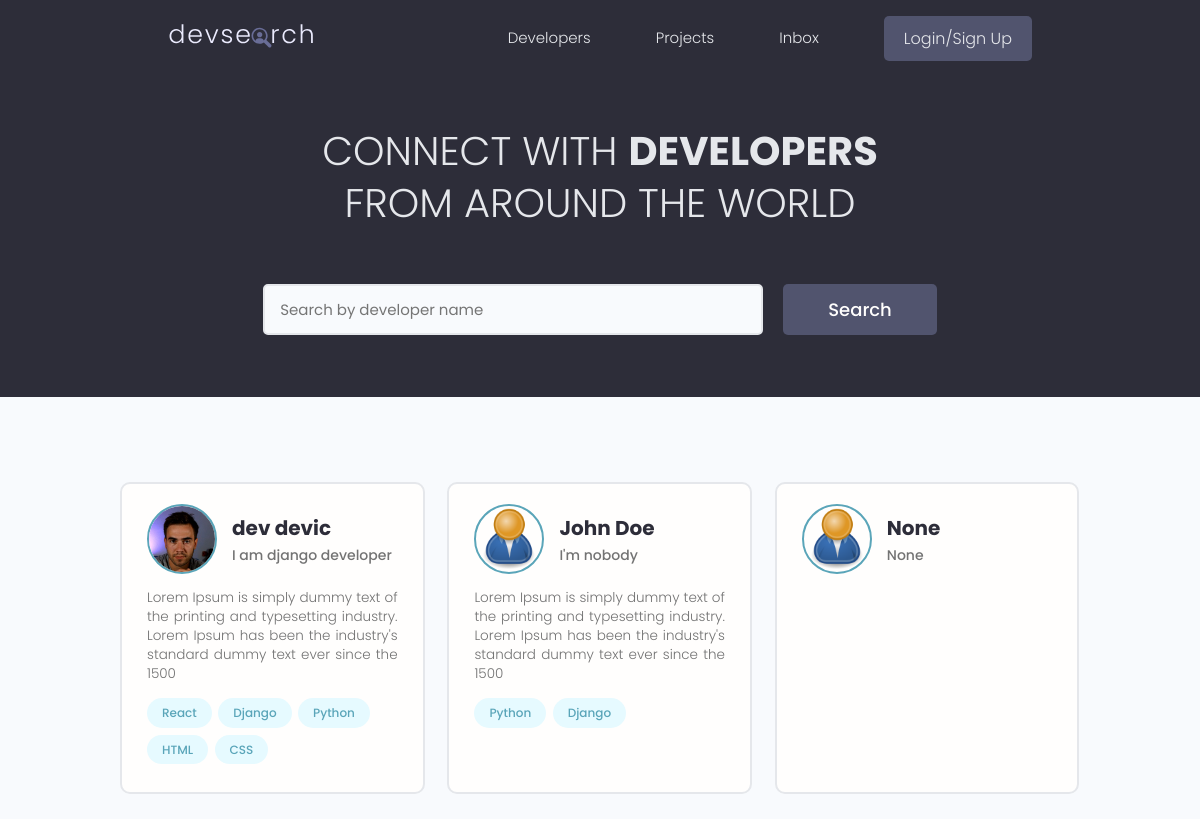
Before: / with the older database file.
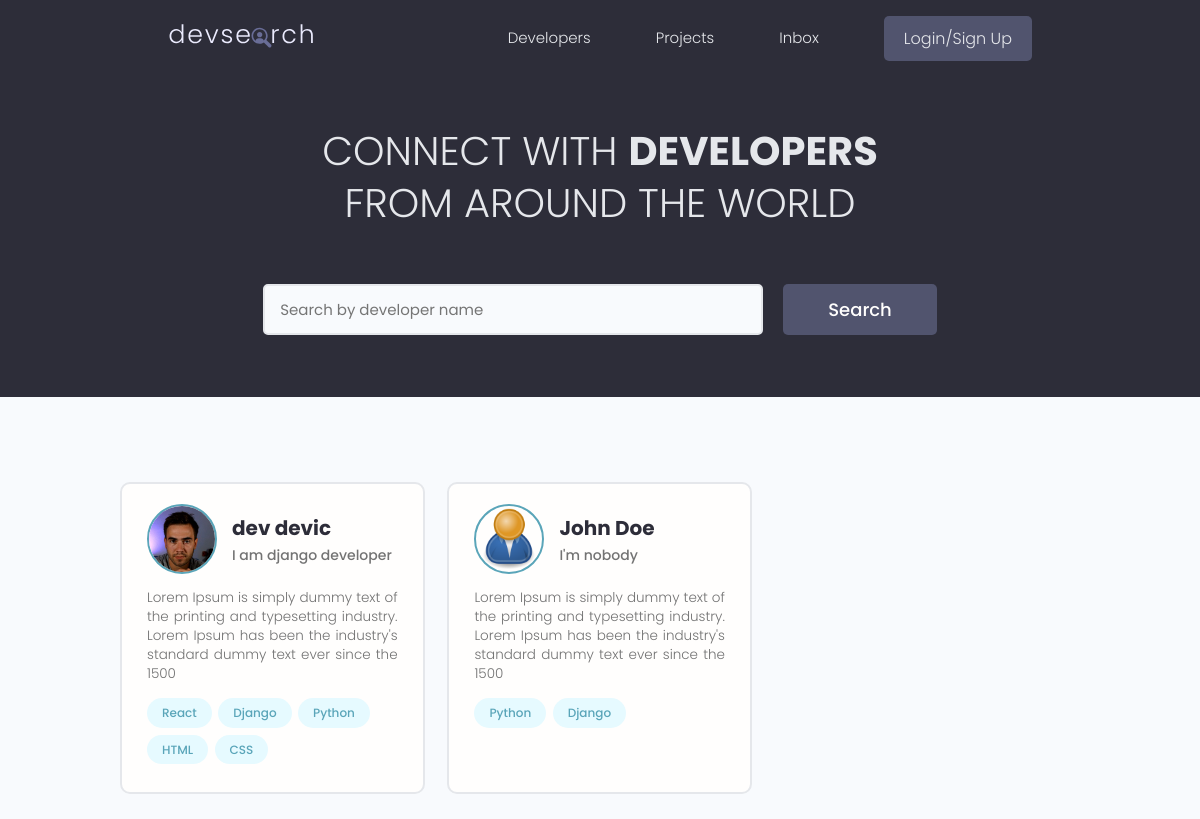
After: the same page with the newer database file.
### users/models.py (models this page shows, shortened)
class Profile(models.Model):
    user = models.OneToOneField(User, on_delete=models.CASCADE, null=True, blank=True)
    name = models.CharField(max_length=200, null=True, blank=True)
    email = models.EmailField(max_length=200, null=True, blank=True)
    username = models.CharField(max_length=200, null=True, blank=True)
    location = models.CharField(max_length=200, null=True, blank=True)
    short_intro = models.CharField(max_length=200, null=True, blank=True)
    bio = models.TextField(null=True, blank=True)
    profile_image = models.ImageField(null=True, blank=True, upload_to='profiles/', default='profiles/user-default.png')
    social_github = models.CharField(max_length=200, null=True, blank=True)
    social_twitter = models.CharField(max_length=200, null=True, blank=True)
    social_linkedin = models.CharField(max_length=200, null=True, blank=True)
    social_youtube = models.CharField(max_length=200, null=True, blank=True)
    social_website = models.CharField(max_length=200, null=True, blank=True)
    created = models.DateTimeField(auto_now_add=True)
    id = models.UUIDField(default=uuid.uuid4, unique=True, primary_key=True, editable=False)

class Skill(models.Model):
    owner = models.ForeignKey(Profile, on_delete=models.CASCADE, blank=True, null=True)
    name = models.CharField(max_length=200, blank=True, null=True)
    description = models.TextField(blank=True, null=True)
    created = models.DateTimeField(auto_now_add=True)
    id = models.UUIDField(default=uuid.uuid4, unique=True, primary_key=True, editable=False)

### users/views.py (the view)
# urls.py: path('', views.profiles, name='profiles'),
def profiles(request):
    all_profiles = Profile.objects.all()
    context = {
        'profiles': all_profiles,
    }
    return render(request, 'users/profiles.html', context)

### users/templates/users/profiles.html (shortened to what this page needs)
{% extends 'main.html' %}
{% block content %}
  <main class="home">
    <section class="hero-section text-center">
      <div class="container container--narrow">
        <div class="hero-section__box">
          <h2>CONNECT WITH <span>DEVELOPERS</span></h2>
          <h2>FROM AROUND THE WORLD</h2>
        </div>
        <div class="hero-section__search">
          <form class="form" action="#" method="get">
            <div class="form__field">
              <input class="input input--text" id="formInput#search" type="text" name="text"
                placeholder="Search by developer name" />
            </div>
            <input class="btn btn--sub btn--lg" type="submit" value="Search" />
          </form>
        </div>
      </div>
    </section>
    <section class="devlist">
      <div class="container">
        <div class="grid grid--three">
        {% for profile in profiles %}
          <div class="column card">
            <div class="dev">
              <a href="{% url 'profile' profile.id %}" class="card__body">
                <div class="dev__profile">
                  <img class="avatar avatar--md" src="{{ profile.profile_image.url }}" alt="image" />
                  <div class="dev__meta">
                    <h3>{{ profile.name }}</h3>
                    <h5>{{ profile.short_intro|slice:"60" }}</h5>
                  </div>
                </div>
                <p class="dev__info">
                  {{ profile.bio|slice:"150" }}
                </p>
                <div class="dev__skills">
                  {% for skill in profile.skill_set.all|slice:"5" %}
                    <span class="tag tag--pill tag--main">
                      <small>{{ skill.name }}</small>
                    </span>
                  {% endfor %}
                </div>
              </a>
            </div>
          </div>
        {% endfor %}
        </div>
      </div>
    </section>
  </main>
{% endblock %}

Changed rows visible on the page:
removed Profile: profile_image (placeholder picture), name "None", short_intro "None"
